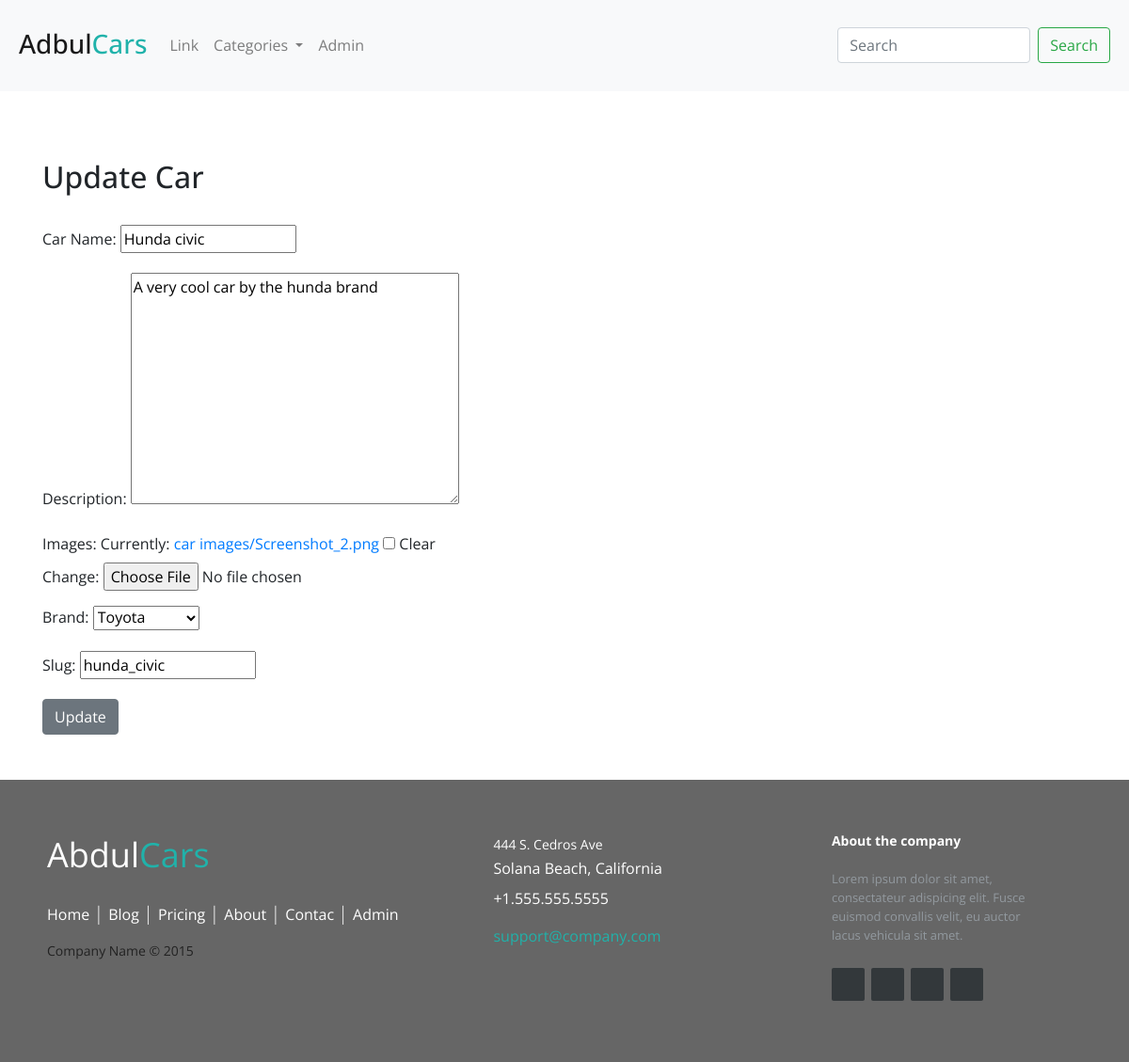
Page /update_cars/1 (signed in) on the committed database.
### content/models.py (models this page shows, shortened)
class Car(models.Model):
    name = models.CharField('Car Name', max_length=50)
    description = models.TextField()
    images = models.ImageField(upload_to='car images/', blank=True, null=True)
    brand = models.ForeignKey(Brand, on_delete=models.CASCADE)
    slug = models.SlugField (unique=True)
    created_at = models.DateTimeField( auto_now_add=True)

class Brand(models.Model):
    name = models.CharField(max_length=100)
    description = models.TextField(blank=True)
    images = models.ImageField( upload_to='brand images/', blank=True, null=True)
    slug = models.SlugField (unique=True)
    def __str__(self):
        return self.name

### content/views.py (the view)
# urls.py: path('update_cars/<int:pk>', views.update_cars, name='update-cars'),
def update_cars(request, pk):
    if request.user.is_superuser:
        cars = Car.objects.get(id = pk)
        form = CarForm(request.POST or None, request.FILES or None, instance=cars)
        if form.is_valid():
            form.save()
            messages.success(request, 'The Car has been successfully Updated.....')
            return redirect('admin-page')
        return render(request, 'admin/update_cars.html', {'form' : form})
    else:
        messages.success(request, 'You are not authorized to access this page')
        return redirect('home')

### content/forms.py
class CarForm(forms.ModelForm):
    class Meta:
        model = Car
        fields = '__all__'

### content/templates/admin/update_cars.html (shortened to what this page needs)
{% extends 'base.html' %}
{% block content %}
{% load static %}
<br><br>
<h2>Update Car</h2><br>
<form action="" method = 'POST' enctype="multipart/form-data">
    {{ form.as_p }}
    <input type="submit" class="btn btn-secondary" value="Update">
</form>
<br><br>
{% endblock %}

### static/css/footer.css (style rules this page uses)
* { font-family: Open Sans; }

### rows in the picture
Car: name "Hunda civic", description "A very cool car by the hunda brand", brand "Toyota", slug "hunda_civic"
